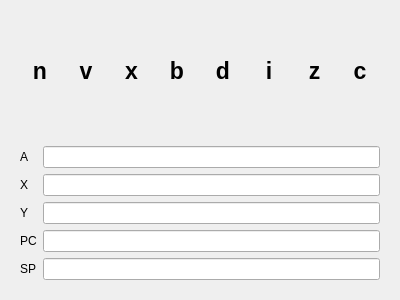
<?xml version="1.0" encoding="UTF-8"?>
<ui version="4.0">
 <class>RegisterView</class>
 <widget class="QWidget" name="RegisterView">
  <property name="geometry">
   <rect>
    <x>0</x>
    <y>0</y>
    <width>400</width>
    <height>300</height>
   </rect>
  </property>
  <property name="windowTitle">
   <string>Form</string>
  </property>
  <layout class="QVBoxLayout" name="verticalLayout_2">
   <item>
    <layout class="QHBoxLayout" name="flags_layout">
     <item>
      <widget class="QWidget" name="flags" native="true">
       <property name="minimumSize">
        <size>
         <width>1</width>
         <height>0</height>
        </size>
       </property>
       <layout class="QHBoxLayout" name="horizontalLayout_4">
        <item>
         <widget class="QLabel" name="lblN">
          <property name="font">
           <font>
            <pointsize>17</pointsize>
            <bold>true</bold>
           </font>
          </property>
          <property name="text">
           <string>n</string>
          </property>
          <property name="alignment">
           <set>Qt::AlignCenter</set>
          </property>
         </widget>
        </item>
        <item>
         <widget class="QLabel" name="lblV">
          <property name="font">
           <font>
            <pointsize>17</pointsize>
            <bold>true</bold>
           </font>
          </property>
          <property name="text">
           <string>v</string>
          </property>
          <property name="alignment">
           <set>Qt::AlignCenter</set>
          </property>
         </widget>
        </item>
        <item>
         <widget class="QLabel" name="lblX">
          <property name="font">
           <font>
            <pointsize>17</pointsize>
            <bold>true</bold>
           </font>
          </property>
          <property name="text">
           <string>x</string>
          </property>
          <property name="alignment">
           <set>Qt::AlignCenter</set>
          </property>
         </widget>
        </item>
        <item>
         <widget class="QLabel" name="lblB">
          <property name="font">
           <font>
            <pointsize>17</pointsize>
            <bold>true</bold>
           </font>
          </property>
          <property name="text">
           <string>b</string>
          </property>
          <property name="alignment">
           <set>Qt::AlignCenter</set>
          </property>
         </widget>
        </item>
        <item>
         <widget class="QLabel" name="lblD">
          <property name="font">
           <font>
            <pointsize>17</pointsize>
            <bold>true</bold>
           </font>
          </property>
          <property name="text">
           <string>d</string>
          </property>
          <property name="alignment">
           <set>Qt::AlignCenter</set>
          </property>
         </widget>
        </item>
        <item>
         <widget class="QLabel" name="lblI">
          <property name="font">
           <font>
            <pointsize>17</pointsize>
            <bold>true</bold>
           </font>
          </property>
          <property name="text">
           <string>i</string>
          </property>
          <property name="alignment">
           <set>Qt::AlignCenter</set>
          </property>
         </widget>
        </item>
        <item>
         <widget class="QLabel" name="lblZ">
          <property name="font">
           <font>
            <pointsize>17</pointsize>
            <bold>true</bold>
           </font>
          </property>
          <property name="text">
           <string>z</string>
          </property>
          <property name="alignment">
           <set>Qt::AlignCenter</set>
          </property>
         </widget>
        </item>
        <item>
         <widget class="QLabel" name="lblC">
          <property name="font">
           <font>
            <pointsize>17</pointsize>
            <bold>true</bold>
           </font>
          </property>
          <property name="text">
           <string>c</string>
          </property>
          <property name="alignment">
           <set>Qt::AlignCenter</set>
          </property>
         </widget>
        </item>
       </layout>
      </widget>
     </item>
    </layout>
   </item>
   <item>
    <widget class="QWidget" name="reg_layout" native="true">
     <layout class="QGridLayout" name="gridLayout">
      <item row="0" column="0">
       <widget class="QLabel" name="lblA">
        <property name="text">
         <string>A</string>
        </property>
       </widget>
      </item>
      <item row="0" column="1">
       <widget class="QLineEdit" name="txtA"/>
      </item>
      <item row="1" column="0">
       <widget class="QLabel" name="lblX_2">
        <property name="text">
         <string>X</string>
        </property>
       </widget>
      </item>
      <item row="1" column="1">
       <widget class="QLineEdit" name="txtX"/>
      </item>
      <item row="2" column="0">
       <widget class="QLabel" name="lblY">
        <property name="text">
         <string>Y</string>
        </property>
       </widget>
      </item>
      <item row="2" column="1">
       <widget class="QLineEdit" name="txtY"/>
      </item>
      <item row="3" column="1">
       <widget class="QLineEdit" name="txtPC"/>
      </item>
      <item row="4" column="1">
       <widget class="QLineEdit" name="txtSP"/>
      </item>
      <item row="3" column="0">
       <widget class="QLabel" name="lblPC">
        <property name="text">
         <string>PC</string>
        </property>
       </widget>
      </item>
      <item row="4" column="0">
       <widget class="QLabel" name="lblSP">
        <property name="text">
         <string>SP</string>
        </property>
       </widget>
      </item>
     </layout>
    </widget>
   </item>
  </layout>
 </widget>
 <resources/>
 <connections/>
</ui>
